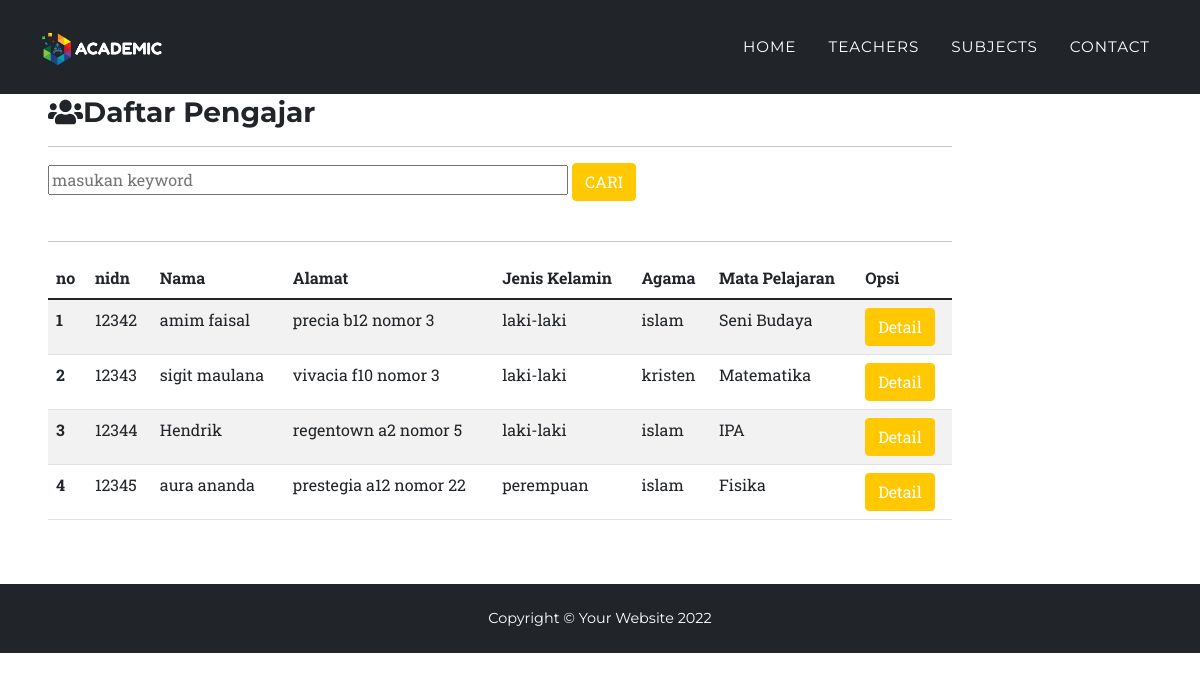
The page /teachers.php on the database as committed earlier.
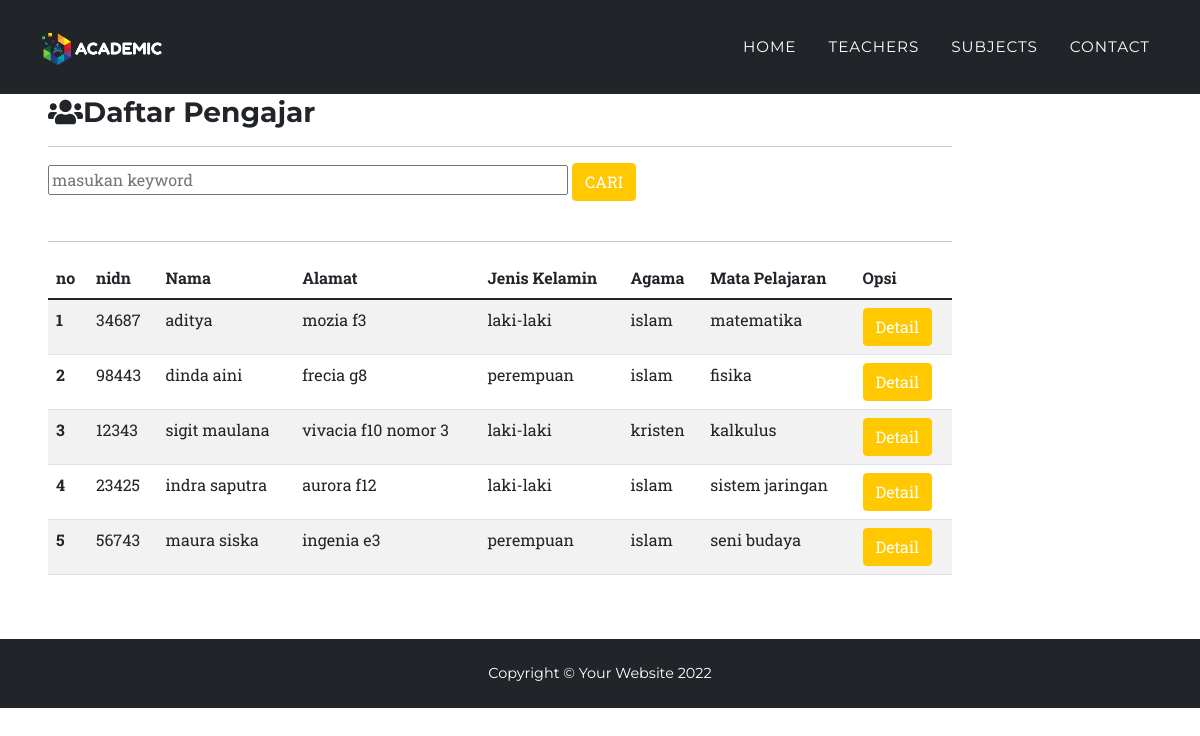
The same page on the database as committed later.
### tables this page shows
CREATE TABLE `tbl_pengajar` (
  `id` int(11) NOT NULL,
  `nidn` int(11) NOT NULL,
  `nama` varchar(30) NOT NULL,
  `alamat` varchar(40) NOT NULL,
  `jenis_kelamin` varchar(9) NOT NULL,
  `agama` varchar(10) NOT NULL,
  `mata_pelajaran` varchar(20) NOT NULL
);

### function.php (called while the page is built, shortened)
<?php
$conn = mysqli_connect('sql201.epizy.com', 'epiz_30996223', 'SvxvbmceMyE8fx', 'epiz_30996223_uas_1904030004');
function query($query)
{
    global $conn;
    $result = mysqli_query($conn, $query);
    $rows = [];
    while ($row = mysqli_fetch_assoc($result)) {
        $rows[] = $row;
    }
    return $rows;
}

### teachers.php (the view, shortened to what this page needs)
<?php
require 'function.php';
$guru = query("SELECT * FROM tbl_pengajar");
?>
<!DOCTYPE html>
<html lang="en">
<head>
  <link href="css/styles.css" rel="stylesheet" />
</head>
<body id="page-top">
  <nav class="navbar navbar-expand-lg navbar-dark bg-dark fixed-top" id="mainNav">
    <div class="container">
      <a class="navbar-brand" href="#page-top"><img src="assets/img/navbar-academic.png" alt="..." /></a>
      <div class="collapse navbar-collapse" id="navbarResponsive">
        <ul class="navbar-nav text-uppercase ms-auto py-4 py-lg-0">
          <li class="nav-item"><a class="nav-link" href="index.php">Home</a></li>
          <li class="nav-item"><a class="nav-link" href="teachers.php">Teachers</a></li>
          <li class="nav-item"><a class="nav-link" href="subjects.php">Subjects</a></li>
          <li class="nav-item"><a class="nav-link" href="contact.php">Contact</a></li>
        </ul>
      </div>
    </div>
  </nav>
  <div class="col-md-10 p-5 pt-5">
    <div>
      <div class="mt-5">
        <h3><i class="fas fa-users"></i>Daftar Pengajar</h3>
      </div>
    </div>
    <hr>
    <form action="" method="POST">
      <input type="text" id="keyword" size="50" name="keyword" placeholder="masukan keyword" autocomplete="off">
      <button type="submit" class="btn btn-primary" name="cari">CARI</button>
    </form>
    <br>
    <hr>
    <table class="table table-striped">
      <thead>
        <tr>
          <th scope="col">no</th>
          <th scope="col">nidn</th>
          <th scope="col">Nama</th>
          <th scope="col">Alamat</th>
          <th scope="col">Jenis Kelamin</th>
          <th scope="col">Agama</th>
          <th scope="col">Mata Pelajaran</th>
          <th scope="col">Opsi</th>
        </tr>
      </thead>
      <tbody>
        <?php $no = 1; ?>
        <?php foreach ($guru as $cmb) : ?>
          <tr>
            <th scope="row"><?php echo $no; ?></th>
            <td><?php echo $cmb['nidn']; ?></td>
            <td><?php echo $cmb['nama']; ?></td>
            <td><?php echo $cmb['alamat']; ?></td>
            <td><?php echo $cmb['jenis_kelamin']; ?></td>
            <td><?php echo $cmb['agama']; ?></td>
            <td><?php echo $cmb['mata_pelajaran']; ?></td>
            <td><a href="detail.php?id=<?= $cmb['id']; ?>" class="btn btn-warning" role="button">Detail</a></td>
          </tr>
          <?php $no++ ?>
        <?php endforeach ?>
      </tbody>
    </table>
  </div>
  <footer class="footer bg-dark py-4">
    <div class="container">
      <div class="row align-items-center">
        <div class="text-white text-center">Copyright &copy; Your Website 2022</div>
      </div>
    </div>
  </footer>
</body>
</html>

Rows that differ between the two databases and show on the page:
added tbl_pengajar: nidn "34687", nama "aditya", alamat "mozia f3", jenis_kelamin "laki-laki", agama "islam", mata_pelajaran "matematika"
changed tbl_pengajar: nidn "12342" → "98443"; nama "amim faisal" → "dinda aini"; alamat "precia b12 nomor 3" → "frecia g8"; jenis_kelamin "laki-laki" → "perempuan"; mata_pelajaran "Seni Budaya" → "fisika"
changed tbl_pengajar "sigit maulana": mata_pelajaran "Matematika" → "kalkulus"
changed tbl_pengajar: nidn "12344" → "23425"; nama "Hendrik" → "indra saputra"; alamat "regentown a2 nomor 5" → "aurora f12"; mata_pelajaran "IPA" → "sistem jaringan"
changed tbl_pengajar: nidn "12345" → "56743"; nama "aura ananda" → "maura siska"; alamat "prestegia a12 nomor 22" → "ingenia e3"; mata_pelajaran "Fisika" → "seni budaya"
